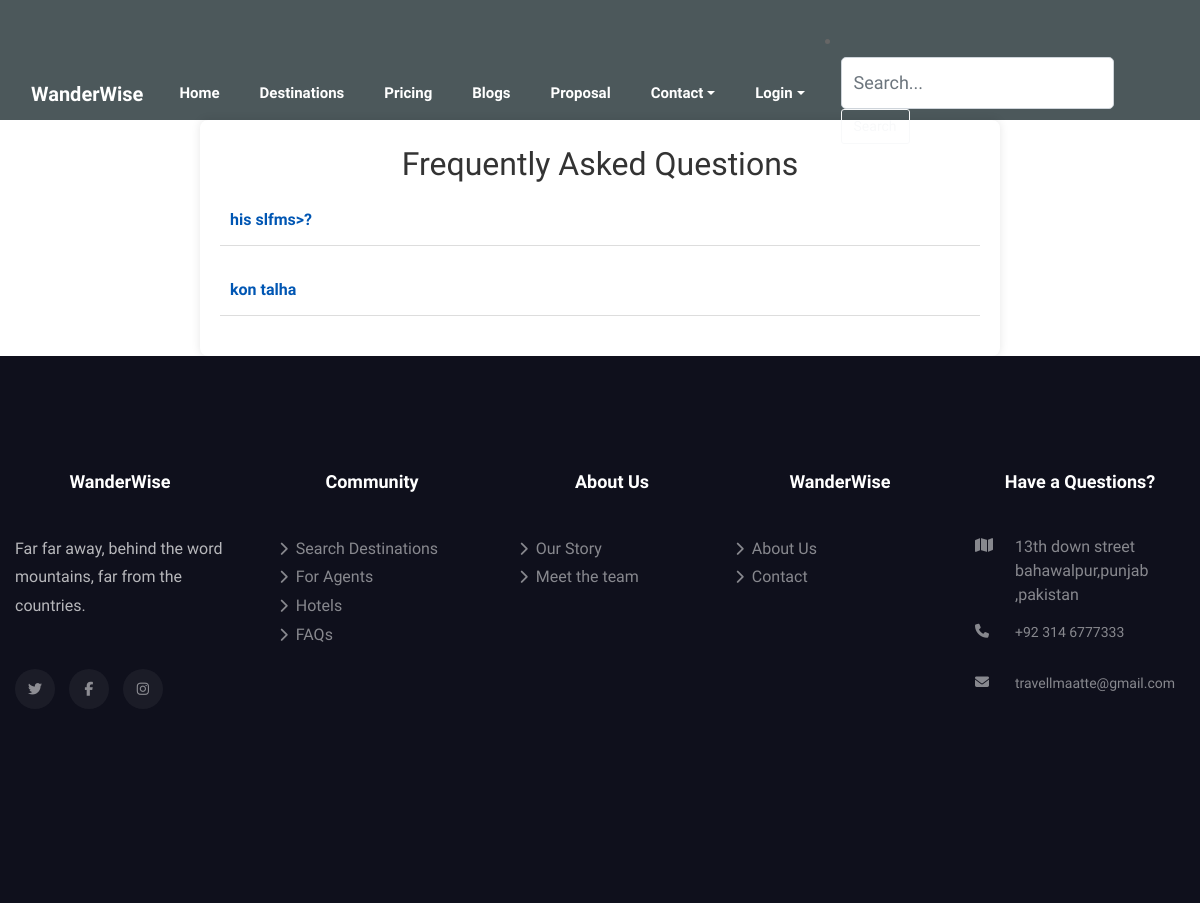
Page /faq/ on the earlier database version.
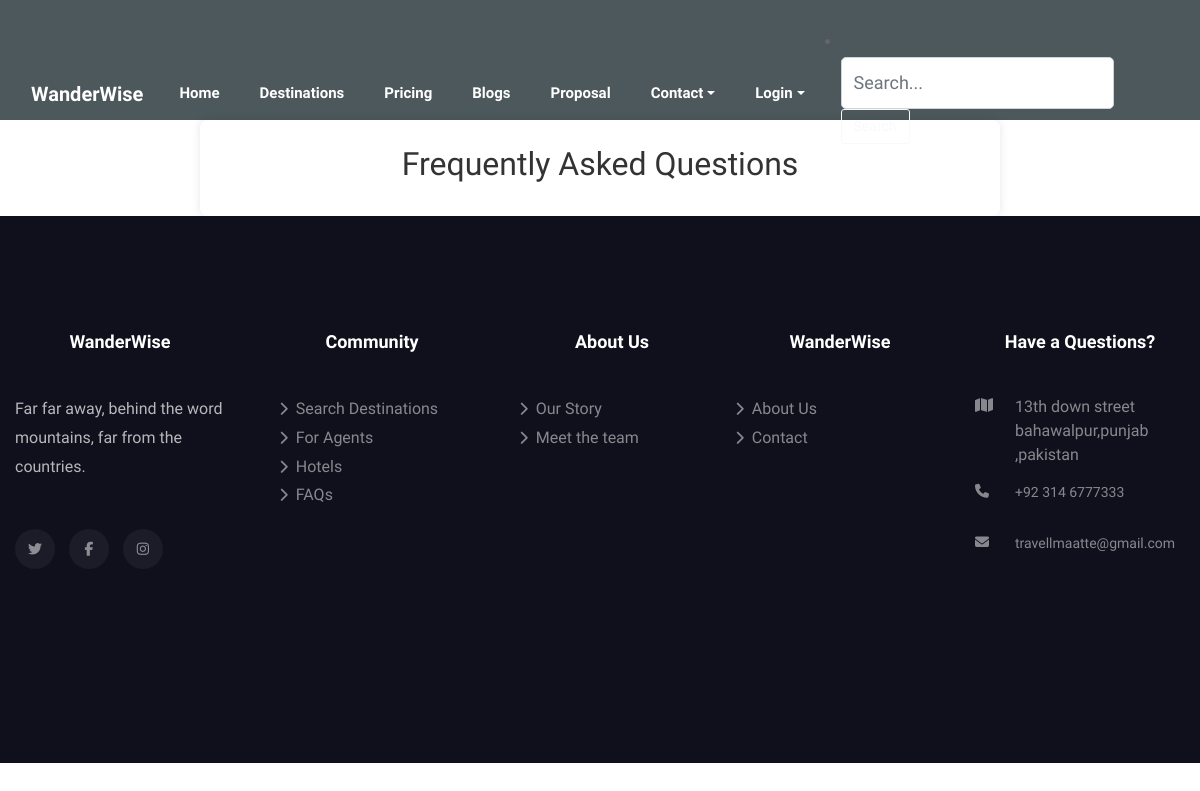
Same page on the later database version.
### Utrip/models.py (models this page shows, shortened)
class Faq(models.Model):
    question = models.CharField(max_length=200)
    answer = models.TextField()

### Utrip/views.py (the view)
# urls.py: path('faq/', faq_view,name='faq'),
def faq_view(request):
    faq = Faq.objects.all()
    return render(request, 'faq.html',{'faq':faq})

### Utrip/templates/faq.html (shortened to what this page needs)
{% extends 'base.html' %}
{% block content %}
<section class="hero-wrap-3" style="background-color: #4C585B ; data-stellar-background-ratio="0.5"></section>
<div class="faq-container">
    <h2>Frequently Asked Questions</h2>
    {% for faq in faq %}
    <div class="faq-item">
        <div class="faq-question" onclick="toggleAnswer('answer{{ forloop.counter }}')">
            {{ faq.question }}
        </div>
    </div>
    {% endfor %}
</div>
{% endblock %}

Differences in the rows shown:
removed Faq: question "his slfms>?"
removed Faq: question "kon talha"
